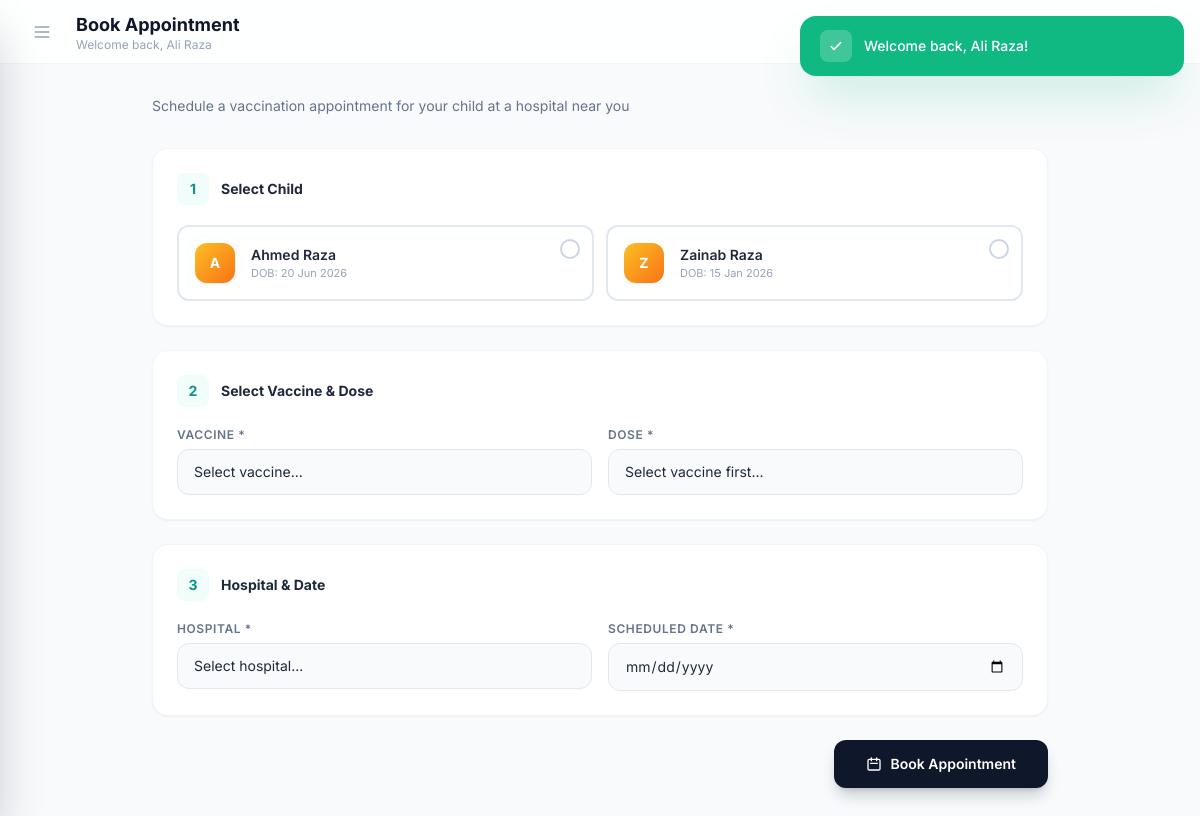
/parent/book (signed in), run on the app's committed database.
### tables this page shows
CREATE TABLE `children` (
  `child_id` int(10) unsigned NOT NULL AUTO_INCREMENT,
  `parent_user_id` int(10) unsigned NOT NULL,
  `first_name` varchar(80) NOT NULL,
  `last_name` varchar(80) NOT NULL,
  `date_of_birth` date NOT NULL,
  `gender` enum('Male','Female','Other') NOT NULL,
  `blood_group` enum('A+','A-','B+','B-','AB+','AB-','O+','O-','Unknown') NOT NULL DEFAULT 'Unknown',
  `birth_registration_number` varchar(60) DEFAULT NULL,
  `allergies` varchar(500) DEFAULT NULL,
  `medical_notes` text DEFAULT NULL,
  `is_active` tinyint(1) NOT NULL DEFAULT 1,
  `created_at` timestamp NOT NULL DEFAULT current_timestamp(),
  `updated_at` timestamp NOT NULL DEFAULT current_timestamp() ON UPDATE current_timestamp(),
  PRIMARY KEY (`child_id`),
  UNIQUE KEY `uq_children_birth_reg` (`birth_registration_number`),
  KEY `idx_children_parent` (`parent_user_id`),
  KEY `idx_children_dob` (`date_of_birth`),
  CONSTRAINT `fk_children_parent` FOREIGN KEY (`parent_user_id`) REFERENCES `users` (`user_id`) ON DELETE CASCADE ON UPDATE CASCADE
);

### app/Controllers/ParentController.php (called while the page is built, shortened)
<?php
class ParentController extends Controller {
    private Child $childModel;
    private Hospital $hospitalModel;
    private VaccineDose $doseModel;
    private Vaccine $vaccineModel;
    public function __construct() {
        $this->childModel = new Child();
        $this->hospitalModel = new Hospital();
        $this->doseModel = new VaccineDose();
        $this->vaccineModel = new Vaccine();
    }
    public function book(): void {
        $pid = $_SESSION['user_id'];
        $hospitals = $this->hospitalModel->getAll();
        $allDoses = $this->doseModel->getAll();
        $vaccines = $this->vaccineModel->getAll();
        $data = [
            'pageTitle' => 'Book Appointment',
            'children'  => $this->childModel->findByParentId($pid),
            'hospitals' => $hospitals,
            'doses'     => $allDoses,
            'vaccines'  => $vaccines
        ];
        $this->view('parent/book', $data);
    }
}

### public/index.php (called while the page is built, shortened)
<?php
spl_autoload_register(function ($class) {
    $paths = [
        __DIR__ . '/../core/',
        __DIR__ . '/../app/Models/',
        __DIR__ . '/../app/Controllers/',
    ];
    foreach ($paths as $path) {
        $file = $path . $class . '.php';
        if (file_exists($file)) {
            return;
        }
    }
});
$router = new Router();
$router->get('/', 'AuthController@login');
$router->get('login', 'AuthController@login');
$router->post('login', 'AuthController@authenticate');
$router->get('register', 'AuthController@register');
$router->post('register', 'AuthController@storeParent');
$router->get('logout', 'AuthController@logout');
$router->get('admin/dashboard', 'AdminController@dashboard');
$router->get('admin/hospitals', 'AdminController@hospitals');
$router->post('admin/hospitals/create', 'AdminController@createHospital');
$router->post('admin/hospitals/update', 'AdminController@updateHospital');
$router->get('admin/hospitals/delete/{id}', 'AdminController@deleteHospital');
$router->get('admin/setup-hospital-users', 'AdminController@setupHospitalUsers');
$router->get('admin/inventory', 'AdminController@inventory');
$router->post('admin/inventory/toggle', 'AdminController@toggleVaccine');
$router->get('admin/appointments', 'AdminController@appointments');
$router->post('admin/appointments/update', 'AdminController@updateAppointment');
$router->get('parent/dashboard', 'ParentController@dashboard');
$router->post('parent/dashboard/add-child', 'ParentController@addChild');
$router->get('parent/child/delete/{id}', 'ParentController@deleteChild');
$router->get('parent/book', 'ParentController@book');
$router->post('parent/book/create', 'ParentController@createAppointment');
$router->get('hospital/dashboard', 'HospitalController@dashboard');
$router->get('hospital/appointments', 'HospitalController@appointments');
$router->post('hospital/appointments/approve', 'HospitalController@approveAppointment');
$router->post('hospital/appointments/reject', 'HospitalController@rejectAppointment');
$router->post('hospital/appointments/vaccinate', 'HospitalController@vaccinateAppointment');
$router->get('hospital/inventory', 'HospitalController@inventory');
$router->post('hospital/inventory/order', 'HospitalController@placeOrder');
$router->post('hospital/inventory/restock', 'HospitalController@restock');
$router->get('hospital/orders', 'HospitalController@orders');
$router->get('admin/orders', 'AdminController@orders');
$router->post('admin/orders/update', 'AdminController@updateOrder');
$requestUri = $_SERVER['REQUEST_URI'] ?? '/';
$requestUriClean = parse_url($requestUri, PHP_URL_PATH);
$requestMethod = $_SERVER['REQUEST_METHOD'] ?? 'GET';
$router->dispatch($requestUriClean, $requestMethod);

### deploy/app/Models/Child.php (called while the page is built, shortened)
<?php
class Child {
    private PDO $db;
    public function __construct() {
        $this->db = Database::getInstance()->getConnection();
    }
    public function findByParentId(int $parentId): array {
        $stmt = $this->db->prepare("SELECT * FROM children WHERE parent_user_id = :pid ORDER BY first_name ASC");
        $stmt->execute(['pid' => $parentId]);
        return $stmt->fetchAll();
    }
}

### core/Database.php (called while the page is built, shortened)
<?php
class Database {
    private static ?Database $instance = null;
    private PDO $connection;
    private function __construct() {
        try {
            $dsn = "mysql:host=" . DB_HOST . ";dbname=" . DB_NAME . ";charset=utf8mb4";
            $options = [
                PDO::ATTR_ERRMODE            => PDO::ERRMODE_EXCEPTION,
                PDO::ATTR_DEFAULT_FETCH_MODE => PDO::FETCH_ASSOC,
                PDO::ATTR_EMULATE_PREPARES   => false,
            ];
            $this->connection = new PDO($dsn, DB_USER, DB_PASS, $options);
        } catch (PDOException $e) {
            die("Database connection failed: " . $e->getMessage());
        }
    }
    public static function getInstance(): Database {
        if (self::$instance === null) {
            self::$instance = new self();
        }
        return self::$instance;
    }
    public function getConnection(): PDO {
        return $this->connection;
    }
}

### app/Views/parent/book.php (the view, shortened to what this page needs)
<div class="max-w-4xl mx-auto">
    <div class="mb-8 fade-in">
        <p class="text-sm text-slate-500">Schedule a vaccination appointment for your child at a hospital near you</p>
    </div>
    <form method="POST" action="<?php echo BASE_URL; ?>parent/book/create" class="space-y-6" id="bookForm">
        <div class="bg-white rounded-2xl border border-slate-100 shadow-sm p-6 fade-in" style="animation-delay:0.05s">
            <div class="flex items-center gap-3 mb-5">
                <div class="w-8 h-8 bg-teal-50 rounded-lg flex items-center justify-center"><span class="text-sm font-bold text-teal-600">1</span></div>
                <h3 class="text-sm font-bold text-slate-800">Select Child</h3>
            </div>
            <?php if (empty($children)): ?>
                <div class="text-center py-8">
                    <p class="text-slate-400 text-sm mb-3">No children registered</p>
                    <a href="<?php echo BASE_URL; ?>parent/dashboard" class="text-sm text-teal-600 font-semibold hover:underline">Add a child first</a>
                </div>
            <?php else: ?>
                <div class="grid grid-cols-1 sm:grid-cols-2 gap-3">
                    <?php foreach ($children as $child): ?>
                        <label class="child-option relative flex items-center gap-4 p-4 rounded-xl border-2 border-slate-200 hover:border-teal-300 hover:bg-teal-50/30 cursor-pointer transition-all duration-200">
                            <div class="w-10 h-10 bg-gradient-to-br from-amber-400 to-orange-500 rounded-xl flex items-center justify-center text-white text-sm font-bold shadow-sm flex-shrink-0 peer-checked:ring-2 peer-checked:ring-teal-500 peer-checked:ring-offset-2"><?php echo strtoupper(substr($child['first_name'],0,1)); ?></div>
                            <div>
                                <p class="font-semibold text-slate-800 text-sm peer-checked:text-teal-700"><?php echo htmlspecialchars($child['first_name'] . ' ' . $child['last_name']); ?></p>
                                <p class="text-[11px] text-slate-400">DOB: <?php echo date('d M Y', strtotime($child['date_of_birth'])); ?></p>
                            </div>
                            <div class="absolute top-3 right-3 w-5 h-5 rounded-full border-2 border-slate-300 peer-checked:border-teal-500 peer-checked:bg-teal-500 transition flex items-center justify-center">
                            </div>
                        </label>
                    <?php endforeach; ?>
                </div>
            <?php endif; ?>
        </div>
        <div class="bg-white rounded-2xl border border-slate-100 shadow-sm p-6 fade-in" style="animation-delay:0.1s">
            <div class="flex items-center gap-3 mb-5">
                <div class="w-8 h-8 bg-teal-50 rounded-lg flex items-center justify-center"><span class="text-sm font-bold text-teal-600">2</span></div>
                <h3 class="text-sm font-bold text-slate-800">Select Vaccine & Dose</h3>
            </div>
            <div class="grid grid-cols-1 sm:grid-cols-2 gap-4">
                <div>
                    <label class="block text-xs font-semibold text-slate-500 uppercase tracking-wider mb-1.5">Vaccine *</label>
                    <select name="vaccine_id" id="vaccineSelect" required onchange="filterDoses()" class="w-full px-4 py-3 bg-slate-50 border border-slate-200 rounded-xl text-sm focus:ring-0 focus:border-teal-500 outline-none transition appearance-none">
                        <option value="">Select vaccine...</option>
                    </select>
                </div>
                <div>
                    <label class="block text-xs font-semibold text-slate-500 uppercase tracking-wider mb-1.5">Dose *</label>
                    <select name="dose_id" id="doseSelect" required class="w-full px-4 py-3 bg-slate-50 border border-slate-200 rounded-xl text-sm focus:ring-0 focus:border-teal-500 outline-none transition appearance-none">
                        <option value="">Select vaccine first...</option>
                    </select>
                </div>
            </div>
        </div>
        <div class="bg-white rounded-2xl border border-slate-100 shadow-sm p-6 fade-in" style="animation-delay:0.15s">
            <div class="flex items-center gap-3 mb-5">
                <div class="w-8 h-8 bg-teal-50 rounded-lg flex items-center justify-center"><span class="text-sm font-bold text-teal-600">3</span></div>
                <h3 class="text-sm font-bold text-slate-800">Hospital & Date</h3>
            </div>
            <div class="grid grid-cols-1 sm:grid-cols-2 gap-4">
                <div>
                    <label class="block text-xs font-semibold text-slate-500 uppercase tracking-wider mb-1.5">Hospital *</label>
                    <select name="hospital_id" required class="w-full px-4 py-3 bg-slate-50 border border-slate-200 rounded-xl text-sm focus:ring-0 focus:border-teal-500 outline-none transition appearance-none">
                        <option value="">Select hospital...</option>
                    </select>
                </div>
                <div>
                    <label class="block text-xs font-semibold text-slate-500 uppercase tracking-wider mb-1.5">Scheduled Date *</label>
                    <input type="date" name="scheduled_date" required min="<?php echo date('Y-m-d', strtotime('+1 day')); ?>" class="w-full px-4 py-3 bg-slate-50 border border-slate-200 rounded-xl text-sm focus:ring-0 focus:border-teal-500 outline-none transition">
                </div>
            </div>
        </div>
        <div class="flex justify-center sm:justify-end fade-in" style="animation-delay:0.2s">
            <button type="submit" class="inline-flex items-center justify-center gap-2 w-full sm:w-auto px-8 py-3.5 bg-slate-900 hover:bg-slate-800 text-white text-sm font-semibold rounded-xl shadow-lg shadow-slate-900/20 transition-all duration-200 transform hover:scale-[1.02] active:scale-[0.99]">
                <svg class="w-4 h-4" fill="none" stroke="currentColor" viewBox="0 0 24 24"><path stroke-linecap="round" stroke-linejoin="round" stroke-width="2" d="M8 7V3m8 4V3m-9 8h10M5 21h14a2 2 0 002-2V7a2 2 0 00-2-2H5a2 2 0 00-2 2v12a2 2 0 002 2z"/></svg>
                Book Appointment
            </button>
        </div>
    </form>
</div>

### app/Views/layout/header.php (style rules this page uses)
* { font-family: 'Inter', system-ui, sans-serif; box-sizing: border-box; }
.fade-in { animation: fadeIn 0.4s ease-out forwards; opacity: 0; transform: translateY(8px); }

### data on the page
children: first_name "A", first_name+last_name "Ahmed Raza", date_of_birth "20 Jun 2026"
children: first_name "Z", first_name+last_name "Zainab Raza", date_of_birth "15 Jan 2026"

### other printed values
$_SESSION['success'] "Welcome back, Ali Raza!"
$pageTitle "Book Appointment"
$_SESSION['user_name'] "Ali Raza"
